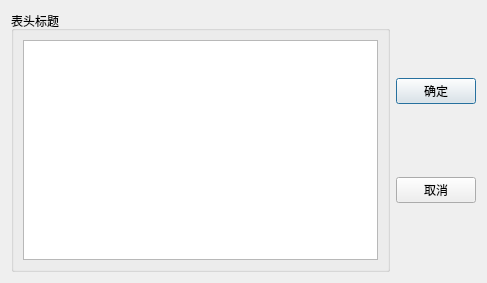
<?xml version="1.0" encoding="UTF-8"?>
<ui version="4.0">
 <class>QWDialogHeaders</class>
 <widget class="QDialog" name="QWDialogHeaders">
  <property name="geometry">
   <rect>
    <x>0</x>
    <y>0</y>
    <width>487</width>
    <height>283</height>
   </rect>
  </property>
  <property name="windowTitle">
   <string>设置表头标题</string>
  </property>
  <layout class="QGridLayout" name="gridLayout_2">
   <item row="0" column="0">
    <widget class="QGroupBox" name="groupBox">
     <property name="title">
      <string>表头标题</string>
     </property>
     <layout class="QGridLayout" name="gridLayout">
      <item row="0" column="0">
       <widget class="QListView" name="listView"/>
      </item>
     </layout>
    </widget>
   </item>
   <item row="0" column="1">
    <layout class="QVBoxLayout" name="verticalLayout">
     <item>
      <widget class="QPushButton" name="btnOK">
       <property name="text">
        <string>确定</string>
       </property>
       <property name="icon">
        <iconset resource="image/image.qrc">
         <normaloff>:/ok.png</normaloff>:/ok.png</iconset>
       </property>
      </widget>
     </item>
     <item>
      <widget class="QPushButton" name="btnCancel">
       <property name="text">
        <string>取消</string>
       </property>
       <property name="icon">
        <iconset resource="image/image.qrc">
         <normaloff>:/cancel.png</normaloff>:/cancel.png</iconset>
       </property>
      </widget>
     </item>
    </layout>
   </item>
  </layout>
 </widget>
 <resources>
  <include location="image/image.qrc"/>
 </resources>
 <connections>
  <connection>
   <sender>btnOK</sender>
   <signal>clicked()</signal>
   <receiver>QWDialogHeaders</receiver>
   <slot>accept()</slot>
   <hints>
    <hint type="sourcelabel">
     <x>436</x>
     <y>90</y>
    </hint>
    <hint type="destinationlabel">
     <x>243</x>
     <y>141</y>
    </hint>
   </hints>
  </connection>
  <connection>
   <sender>btnCancel</sender>
   <signal>clicked()</signal>
   <receiver>QWDialogHeaders</receiver>
   <slot>reject()</slot>
   <hints>
    <hint type="sourcelabel">
     <x>436</x>
     <y>189</y>
    </hint>
    <hint type="destinationlabel">
     <x>243</x>
     <y>141</y>
    </hint>
   </hints>
  </connection>
 </connections>
</ui>
